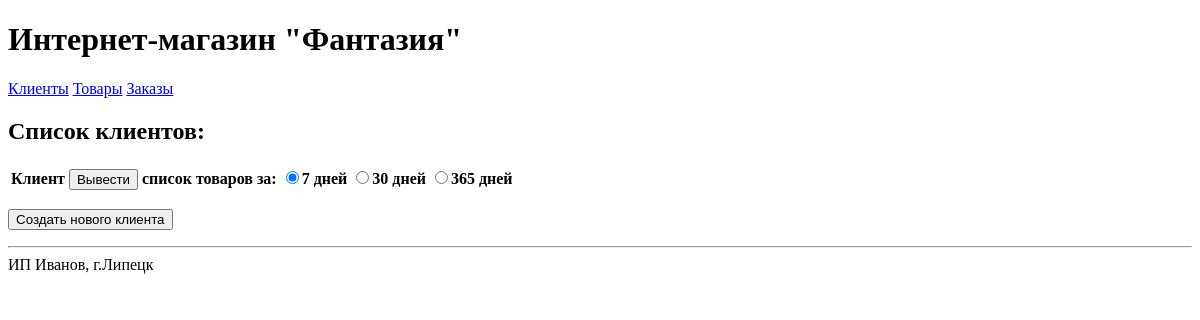
The page /clients/ on the database as committed earlier.
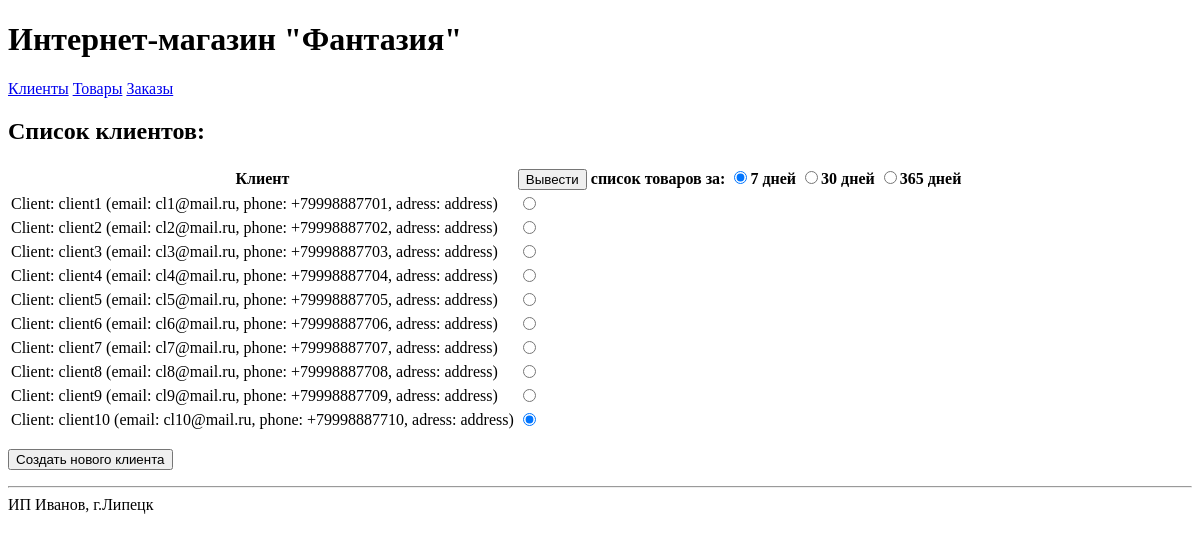
The same page on the database as committed later.
### fifthapp/models.py (models this page shows)
class Client(models.Model):
    name = models.CharField(max_length=100)
    email = models.EmailField()
    phonenumber = models.CharField(max_length=12)
    address = models.CharField(max_length=500)
    date_registration = models.DateTimeField(auto_now_add=True)
    def __str__(self):
        return f'Client: {self.name} (email: {self.email}, phone: {self.phonenumber},\nadress: {self.address})'

### fifthapp/views.py (the view)
# urls.py: path('clients/', views.read_clients, name='read_clients'),
def read_clients(request):
    list_clients = Client.objects.all()
    context = {'list_clients': list_clients}
    return render(request, 'fourthapp/clients.html', context)

### fifthapp/templates/fourthapp/clients.html (shortened to what this page needs)
{% extends 'base.html' %}
{% block content %}
<h2>Cписок клиентов:</h2>
<form method="POST" action="/products/">
    <table>
        <thead>
            <th>Клиент</th>
            <th>
                <button>Вывести</button> список товаров за:
                <input type="radio" name="days_report" value=7 checked>7 дней
                <input type="radio" name="days_report" value=30>30 дней
                <input type="radio" name="days_report" value=365>365 дней
            </th>
        </thead>
        {% for  client in list_clients %}
        <tr>
            <td>{{ client }}</td>
            <td>
                <input type="radio" name="client_id" value="{{client.id}}" checked/>
            </td>
        </tr>
        {% endfor %}
    </table>
</form>
<p>
    <form method="GET" action="create_client/">
        <button class="form_auth_button" type="submit" name="create_client">Создать нового клиента</button>
    </form>
</p>
{% endblock %}

Rows that differ between the two databases and show on the page:
added Client: name+email+phonenumber "Client: client1 (email: cl1@mail.ru, phone: +79998887701, adress: address)"
added Client: name+email+phonenumber "Client: client2 (email: cl2@mail.ru, phone: +79998887702, adress: address)"
added Client: name+email+phonenumber "Client: client3 (email: cl3@mail.ru, phone: +79998887703, adress: address)"
added Client: name+email+phonenumber "Client: client4 (email: cl4@mail.ru, phone: +79998887704, adress: address)"
added Client: name+email+phonenumber "Client: client5 (email: cl5@mail.ru, phone: +79998887705, adress: address)"
added Client: name+email+phonenumber "Client: client6 (email: cl6@mail.ru, phone: +79998887706, adress: address)"
added Client: name+email+phonenumber "Client: client7 (email: cl7@mail.ru, phone: +79998887707, adress: address)"
added Client: name+email+phonenumber "Client: client8 (email: cl8@mail.ru, phone: +79998887708, adress: address)"
added Client: name+email+phonenumber "Client: client9 (email: cl9@mail.ru, phone: +79998887709, adress: address)"
added Client: name+email+phonenumber "Client: client10 (email: cl10@mail.ru, phone: +79998887710, adress: address)"
